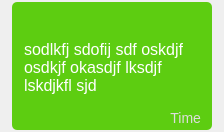
<?xml version="1.0" encoding="UTF-8"?>
<ui version="4.0">
 <class>message</class>
 <widget class="QWidget" name="message">
  <property name="geometry">
   <rect>
    <x>0</x>
    <y>0</y>
    <width>224</width>
    <height>132</height>
   </rect>
  </property>
  <property name="windowTitle">
   <string>Form</string>
  </property>
  <property name="styleSheet">
   <string notr="true">#message {
}

QFrame {
border-radius: 5px;
padding: 2px;
}
QLabel {
margin-top: -4px;
margin-bottom: -4px;
}

#myFrame {
background-color: #5dcd11;
}

#theirFrame {
background-color: #ffffff;
}

#username {
font-weight: bold;
color: #5dcd11;
font-size: 16px;
}

#body {
font-size: 16px;
}

#time {
color: #999;
font-size: 14px;
}

#myFrame #time {
	color: #ddd;
}
#myFrame #body {
	color: white;
}
</string>
  </property>
  <layout class="QHBoxLayout" name="horizontalLayout">
   <property name="leftMargin">
    <number>12</number>
   </property>
   <property name="topMargin">
    <number>2</number>
   </property>
   <property name="rightMargin">
    <number>12</number>
   </property>
   <property name="bottomMargin">
    <number>2</number>
   </property>
   <item>
    <widget class="QFrame" name="myFrame">
     <property name="sizePolicy">
      <sizepolicy hsizetype="Minimum" vsizetype="Minimum">
       <horstretch>0</horstretch>
       <verstretch>0</verstretch>
      </sizepolicy>
     </property>
     <property name="minimumSize">
      <size>
       <width>200</width>
       <height>0</height>
      </size>
     </property>
     <property name="frameShape">
      <enum>QFrame::Box</enum>
     </property>
     <property name="frameShadow">
      <enum>QFrame::Plain</enum>
     </property>
     <layout class="QVBoxLayout" name="verticalLayout_2">
      <property name="spacing">
       <number>0</number>
      </property>
      <property name="sizeConstraint">
       <enum>QLayout::SetDefaultConstraint</enum>
      </property>
      <property name="leftMargin">
       <number>4</number>
      </property>
      <property name="topMargin">
       <number>4</number>
      </property>
      <property name="rightMargin">
       <number>4</number>
      </property>
      <property name="bottomMargin">
       <number>4</number>
      </property>
      <item>
       <widget class="QLabel" name="username">
        <property name="sizePolicy">
         <sizepolicy hsizetype="MinimumExpanding" vsizetype="MinimumExpanding">
          <horstretch>0</horstretch>
          <verstretch>0</verstretch>
         </sizepolicy>
        </property>
        <property name="styleSheet">
         <string notr="true"/>
        </property>
        <property name="text">
         <string>Username</string>
        </property>
       </widget>
      </item>
      <item>
       <widget class="QLabel" name="body">
        <property name="sizePolicy">
         <sizepolicy hsizetype="MinimumExpanding" vsizetype="MinimumExpanding">
          <horstretch>0</horstretch>
          <verstretch>1</verstretch>
         </sizepolicy>
        </property>
        <property name="maximumSize">
         <size>
          <width>261</width>
          <height>16777215</height>
         </size>
        </property>
        <property name="text">
         <string>sodlkfj sdofij sdf oskdjf osdkjf okasdjf lksdjf lskdjkfl sjd </string>
        </property>
        <property name="alignment">
         <set>Qt::AlignLeading|Qt::AlignLeft|Qt::AlignVCenter</set>
        </property>
        <property name="wordWrap">
         <bool>true</bool>
        </property>
       </widget>
      </item>
      <item>
       <widget class="QLabel" name="time">
        <property name="sizePolicy">
         <sizepolicy hsizetype="MinimumExpanding" vsizetype="MinimumExpanding">
          <horstretch>0</horstretch>
          <verstretch>0</verstretch>
         </sizepolicy>
        </property>
        <property name="text">
         <string>Time</string>
        </property>
        <property name="alignment">
         <set>Qt::AlignRight|Qt::AlignTrailing|Qt::AlignVCenter</set>
        </property>
       </widget>
      </item>
     </layout>
    </widget>
   </item>
  </layout>
 </widget>
 <resources/>
 <connections/>
</ui>
